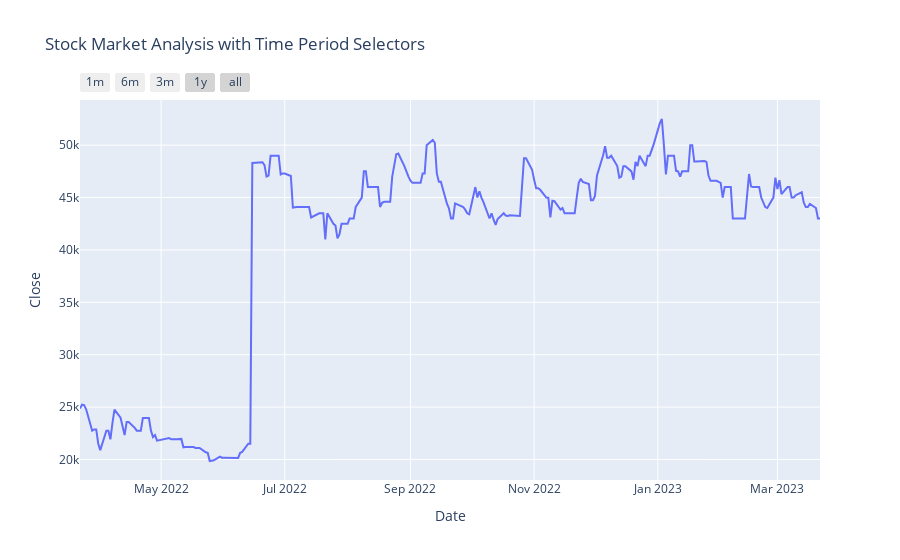

The code cell stored with this chart in its notebook:
### Code cell
figure = px.line(data, x='Date', y='Close', 
                 title='Stock Market Analysis with Time Period Selectors')

figure.update_xaxes(
    rangeselector=dict(
        buttons=list([
            dict(count=1, label="1m", step="month", stepmode="backward"),
            dict(count=6, label="6m", step="month", stepmode="backward"),
            dict(count=3, label="3m", step="month", stepmode="backward"),
            dict(count=1, label="1y", step="year", stepmode="backward"),
            dict(step="all")
        ])
    )
)
figure.show()

### Figure 1 — Plotly figure (JSON) as saved in the notebook; plotly's stock layout.template omitted (floating-point values rounded to 4 significant figures; data arrays with more than 128 entries replaced by an {"elided": "..."} marker saying what was removed)
{"data": [{"hovertemplate": "Date=%{x}<br>Close=%{y}<extra></extra>", "legendgroup": "", "line": {"color": "#636efa", "dash": "solid"}, "marker": {"symbol": "circle"}, "mode": "lines", "name": "", "orientation": "v", "showlegend": false, "type": "scatter", "x": {"elided": "253 str values"}, "xaxis": "x", "y": {"elided": "253 float values"}, "yaxis": "y"}], "layout": {"legend": {"tracegroupgap": 0}, "title": {"text": "Stock Market Analysis with Time Period Selectors"}, "xaxis": {"anchor": "y", "domain": [0, 1], "rangeselector": {"buttons": [{"count": 1, "label": "1m", "step": "month", "stepmode": "backward"}, {"count": 6, "label": "6m", "step": "month", "stepmode": "backward"}, {"count": 3, "label": "3m", "step": "month", "stepmode": "backward"}, {"count": 1, "label": "1y", "step": "year", "stepmode": "backward"}, {"step": "all"}]}, "title": {"text": "Date"}}, "yaxis": {"anchor": "x", "domain": [0, 1], "title": {"text": "Close"}}}}
